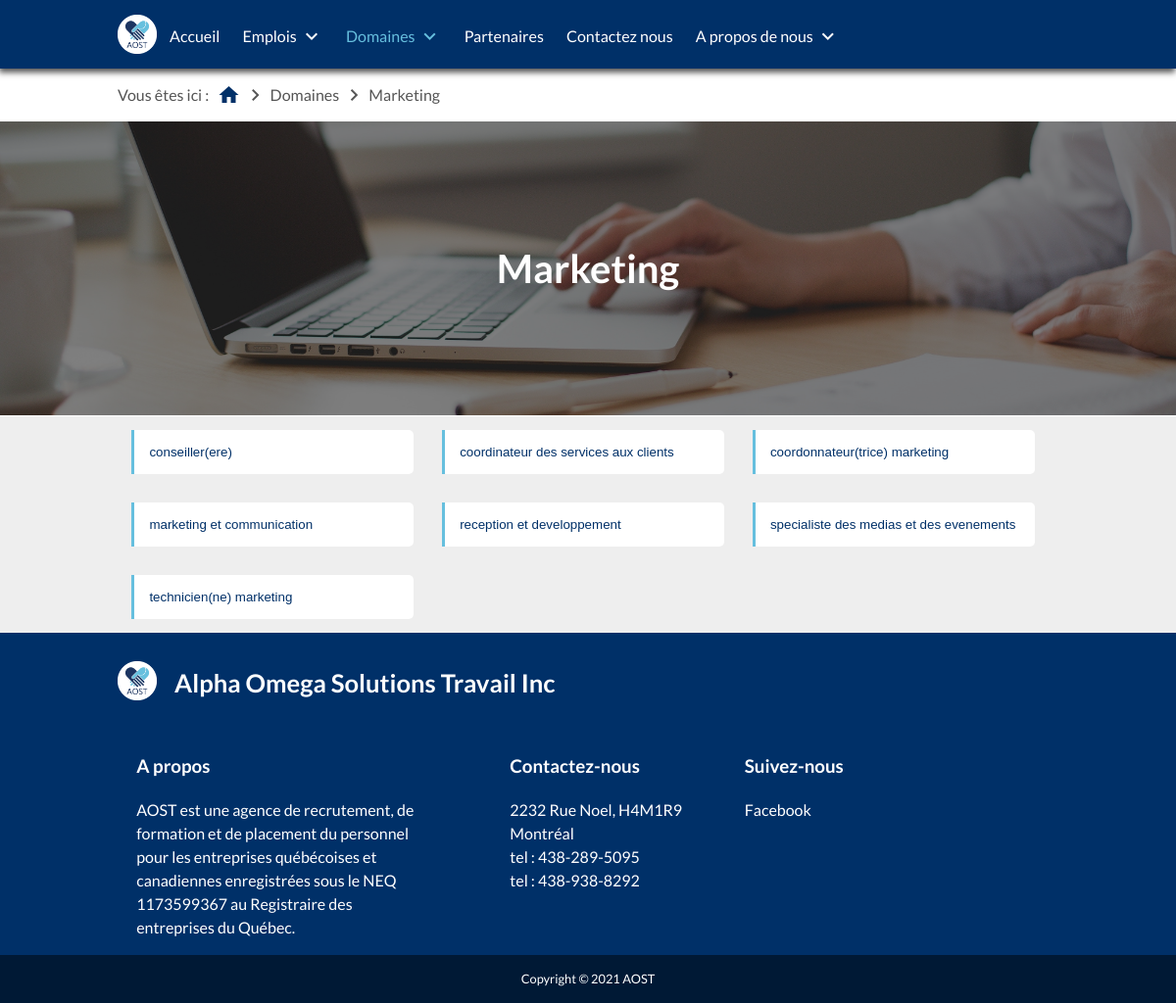
The app's page /domains/Marketing/5 with its own data.
### tables this page shows
CREATE TABLE IF NOT EXISTS `domains` (
  `id` bigint(20) NOT NULL AUTO_INCREMENT,
  `id_admin` bigint(20) NOT NULL,
  `name` varchar(100) NOT NULL,
  `color` varchar(100) NOT NULL,
  `added_at` datetime NOT NULL DEFAULT CURRENT_TIMESTAMP,
  PRIMARY KEY (`id`),
  KEY `id_admin` (`id_admin`)
);

CREATE TABLE IF NOT EXISTS `subdomains` (
  `id` bigint(20) NOT NULL AUTO_INCREMENT,
  `id_admin` bigint(20) NOT NULL,
  `id_domain` bigint(20) NOT NULL,
  `name` varchar(200) NOT NULL,
  `color` varchar(100) NOT NULL,
  `added_at` datetime NOT NULL DEFAULT CURRENT_TIMESTAMP,
  PRIMARY KEY (`id`),
  KEY `id_domain` (`id_domain`),
  KEY `fk_admin` (`id_admin`)
);

### outils/php/Session.class.php (called while the page is built, shortened)
<?php
  class Session
  {
    private $currentDomain;
    function __construct($currentPage = "home", $currentSubPage = "", $currentDomain = "", $role_1 = "super", $role_2 = "moderateur")
    {
      $this->currentDomain = $currentDomain;
    }
    public function getCurrentDomain(){
      return $this->currentDomain;
    }
    public function setCurrentDomain($currentDomain){
      $this->currentDomain = $currentDomain;
    }
    public function presentationPage($title, $img){ ?>
    <?php }
  }
?>

### class/Domain.class.php (called while the page is built, shortened)
<?php
class domain
{
public function getDomain($id){
    include(_APP_PATH."bd/server-connect.php");
    $id=intval($id);
    $query=$db->prepare("SELECT * FROM domains WHERE id=?");
    $query->bindParam(1,$id);
    if($query->execute() && $query->rowCount()==1){
        $data=$query->fetch();
        return (new Domain($data));
    }else{
        return false;
    }
}
}
?>

### class/Subdomain.class.php (called while the page is built, shortened)
<?php
class Subdomain
{
   private $_name;
   public function __construct(array $data){
    foreach ($data as $key => $value) {
     $method='set'.ucfirst($key);
}
}
public function setName($name){
   $this->_name=htmlentities(strval($name));
}
public function getName(){
    return $this->_name;
}
public function getListSubdomains($id_domain) {
    include(_APP_PATH."bd/server-connect.php");
    $id_domain=intval($id_domain);
    $query=$db->prepare("SELECT * FROM subdomains WHERE id_domain=? ORDER BY name ASC");
    $query->bindParam(1,$id_domain);
    $subdomain=[];
    if($query->execute()){
       while($data=$query->fetch()){
          $subdomain[]=new Subdomain($data);
      }
      return $subdomain;
  }else{
   return false;
}
}
}
?>

### domains/domains.php (the view, shortened to what this page needs)
<div class="container-box" style="background-image: url('<?php echo _ROOT_PATH; ?>img/bg/bg1.jpg');">
  <div class="container-box-shadow">
    <div class="offset-10-laptop container-box-body" style="">
      <div class="container-title"><?php echo ucwords($session->getCurrentDomain()); ?></div>
    </div>
  </div>
</div>
<div class="" style="background-color: var(--color-shadow);">
  <div class="offset-10-laptop about-block domain-item-block">
    <?php
      $subdomains = $subdomain->getListSubdomains($_GET["id"]);
      foreach($subdomains as $subdomain) {
    ?>
      <form class="domain-item" action="<?php echo _ROOT_PATH; ?>job/offers/" method="post">
        <input type="submit" name="" value="<?php echo $subdomain->getName(); ?>">
      </form>
    <?php } ?>
  </div>
</div>

### outils/php/redirection.php (shortened to what this page needs)
<?php
  require_once _APP_PATH.'outils/php/Session.class.php';
  require_once _APP_PATH.'outils/php/import_class.php';
  $session = new Session();
  $subdomain = new Subdomain($current_subdomain);
  function redirection($title, $pageContain, $currentPage, $currentSubPage, $css, $js){
  ?>
  <?php
    include(_APP_PATH."header/head.php");
    global $subdomain;
  ?>
      <link rel="stylesheet" href="<?php echo $css; ?>"/>
  	</head>
  	<body>
      <?php include(_APP_PATH."header/header.php");  ?>
      <div class="" style="margin-top: 70px;">
        <?php
          switch ($currentPage) {
            case 'domains':
              $newCurrentPage = "domaines";
              break;
          }
          switch ($currentSubPage) {
            default:
              $newCurrentSubPage = $currentSubPage;
              break;
          }
          if($newCurrentPage != "home"){
        ?>
            <div class="offset-10-laptop current_page_indicator">
            	<span class="margin-right-5">Vous êtes ici :</span>
            	<a href="/"><i class="material-icons vertical-align-bottom">home</i></a>
            	<i class="material-icons vertical-align-bottom">chevron_right</i>
              <?php echo ucfirst($newCurrentPage); } ?>
            	<?php
                if($newCurrentSubPage != ""){
              ?>
              	<i class="material-icons vertical-align-bottom">chevron_right</i>
                <?php if(isset($_GET["id_offer"])){ ?>
                  <a href="<?php echo _ROOT_PATH; ?>job/offers/"><?php echo ucfirst($newCurrentSubPage); ?></a>
                  <i class="material-icons vertical-align-bottom">chevron_right</i>
                  <?php echo ucfirst($subdomain->getName()); ?>
                <?php }else{ echo ucfirst($newCurrentSubPage); } ?>
              <?php } ?>
        </div>
        <?php include($pageContain);  ?>
      </div>
      <?php include(_APP_PATH."footer/footer.php");  ?>
<?php } ?>

### outils/css/vars.css (style rules this page uses)
:root { --color-primary : #003068; --color-secondary : #66BFDE; --color-tertiary : #001935; --color-shadow : #eee; --color-text : #555; --color-danger : red; --color-danger-dark : darkred; --color-success : green; --color-success-dark : darkgreen; --border-radius-size : 5px; --nav-text-color : white; --nav-bg-color : var(--color-primary); --nav-text-hover-color: var(--color-secondary); --subNav-text-color: var(--color-primary); --subNav-text-hover-color: var(--color-tertiaire); --nav-mobile-text-color : var(--color-primary); --nav-mobile-hover-text-color : white; --nav-mobile-hover-bg-color : var(--color-primary); --footer-bg-color : var(--color-primary); --footer-bg-color-dark : var(--color-tertiary); --footer-text-color : white; --btn-primary-text-color: white; --btn-primary-bg-color : var(--color-primary); --btn-primary-bg-hover-color : var(--color-tertiary); --btn-danger-text-color: white; --btn-danger-bg-color : var(--color-danger); --btn-danger-bg-hover-color : var(--color-danger-dark); }

### outils/css/global.css (style rules this page uses)
body { margin: 0; font-size: 1em; font-weight: 400; line-height: 1.5; text-align: left; font-family: 'Lato'; color: var(--color-text); }
.vertical-align-bottom { vertical-align: bottom !important; }
.container-box { background-position: center; background-size: cover; width:100%; padding: 0!important; margin-bottom:1px; display: block; }
.container-box-shadow { height: 100%; margin: 0; background-color: rgba(0,0,0,0.5); width: 100%; }
.container-box-body { margin: 0; height: 100%; color: white; }
.container-title { text-align: center; }
.margin-right-5 { margin-right: 5px; }
.current_page_indicator { padding-top: 15px; padding-bottom: 15px; }
@media (min-width: 992px) { .offset-10-laptop { margin-left: 10%; margin-right: 10%; width: 80%; } }
@media (min-width: 992px) { .container-title { font-size: 2.5em; font-weight: bold; } }
@media (min-width: 992px) { .container-box-body { padding-top: 120px; padding-bottom: 120px; } }

### domains/domains.css (style rules this page uses)
.domain-item-block { display: flex; flex-flow: wrap; }
.domain-item input { display: inline-block; border: none; width: 100%; height: 100%; cursor: pointer; text-align: left; padding: 15px; border-left: 3px solid var(--color-secondary); background-color: var(--nav-text-color); border-radius: 0 var(--border-radius-size) var(--border-radius-size) 0; color : var(--color-primary); }
@media (min-width: 992px) { .domain-item { width: 30%; margin : 1.5%; } }

### records on screen
domains: name "Marketing"
subdomains: name "conseiller(ere)"
subdomains: name "coordinateur des services aux clients"
subdomains: name "coordonnateur(trice) marketing"
subdomains: name "marketing et communication"
subdomains: name "reception et developpement"
subdomains: name "specialiste des medias et des evenements"
subdomains: name "technicien(ne) marketing"

### other values on screen
$newCurrentPage "Domaines"
